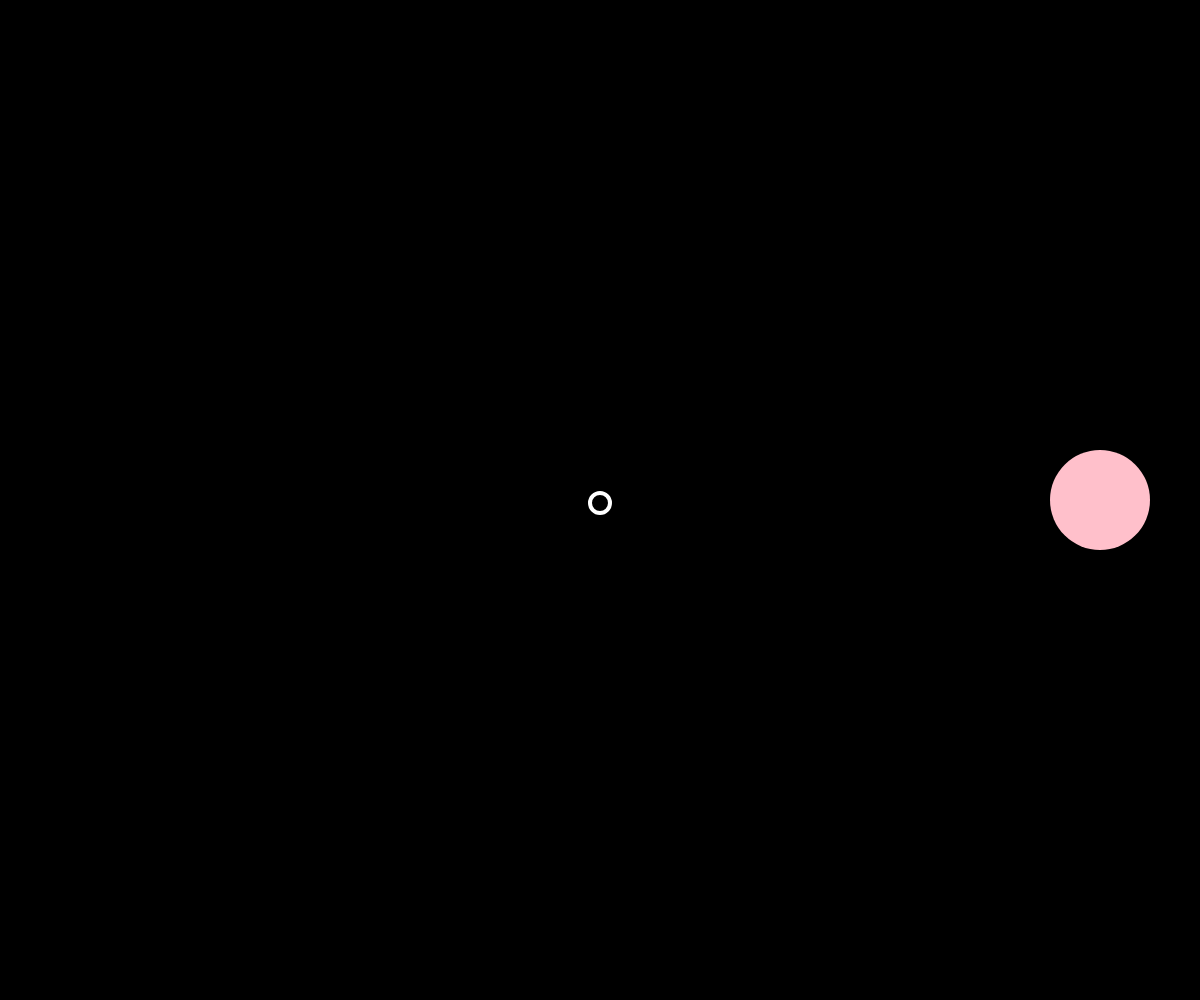
Frame 1 (no input)
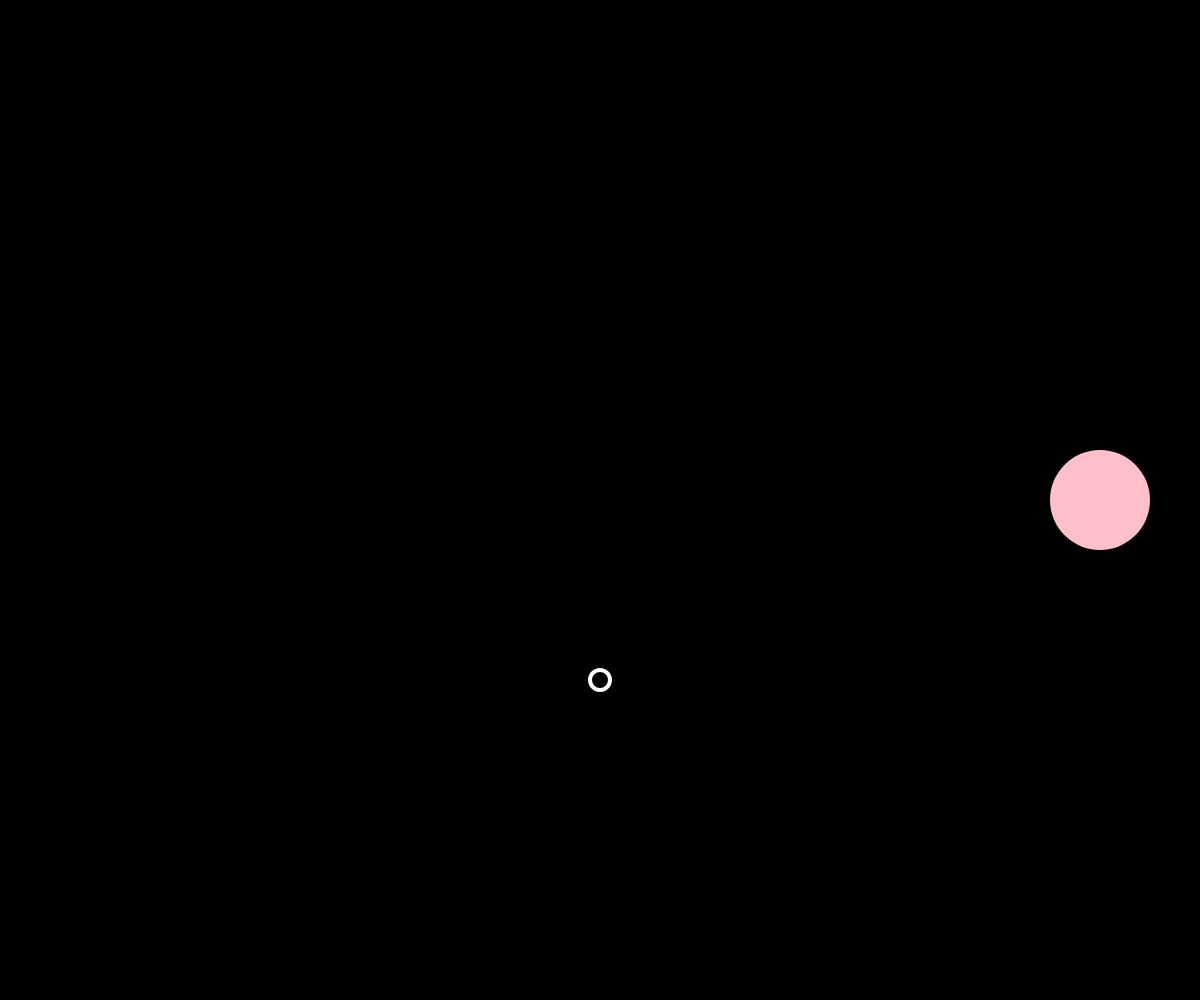
Frame 60 (no input)
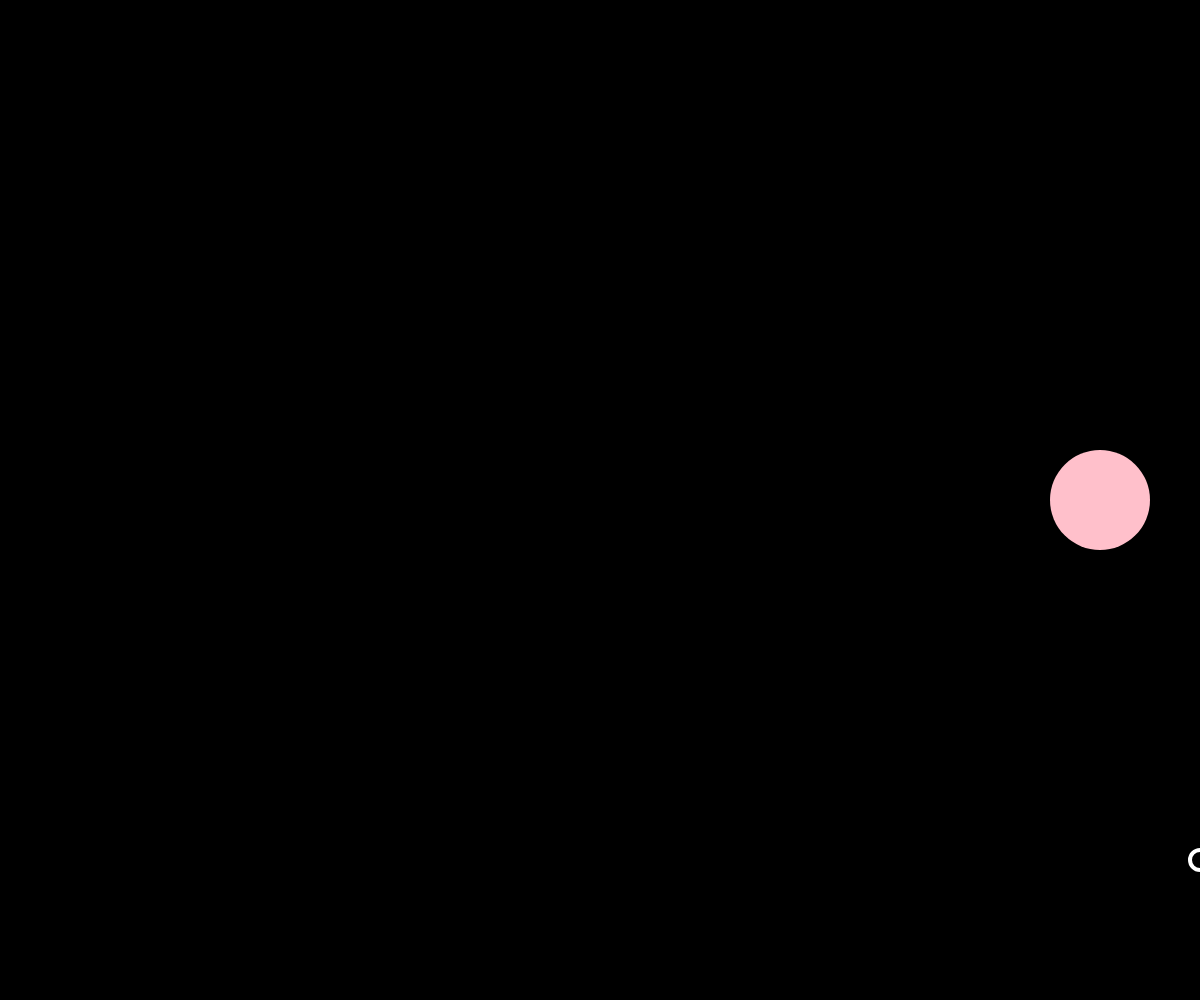
Frame 120 (the mouse pressed at the canvas centre since frame 60)

The p5.js sketch that drew these frames (run headless with seeded random() and noise() and a simulated clock; from frame 60 on, the mouse is pressed at the canvas centre):

// p5.js sketch
// ── sketch.js

//Bullets Array
let bullets = [];
//controlls of bullet settings
let yspeed =3;
let xspeed =0;
//declaring target variable
var target;




function setup() {
  createCanvas(windowWidth, windowHeight);
  //Create bullet
    let b = new Bullet(width/2, height/2, 10);
    bullets.push(b);

}

function draw() {
    background(0);
    //creation of target
    let target = new Target(windowWidth - 100, height/2, 100);
    target.display();

    for (let i = 0; i < bullets.length; i++) {

        bullets[i].move();
        bullets[i].show();
        bullets[i].edgeBounce();
 //trying to calculate the intersection of both ellipses
        var d = dist(bullets[i].x,bullets[i].y,target.tx,target.ty);

        if (d < bullets[i].r + target.tr) {
// if they touch display..maybe im just too tired, but I cant think of how to make it stay longer
          textSize(32);
          text('BAM! PERFECT SHOT', 10, 30);
          fill(0, 102, 153);
//making bullet fly off after they touch
          bullets[i].xspeed = bullets[i].xspeed -2;
        }
  }


}

// A function to shoot our bullet torward our target
function mousePressed(){
  for(let i = 0; i < bullets.length; i++){
  bullets[i].mouseClicked();

  }
}


///////////////////////////////////////////////////
// Bullet Class
///////////////////////////////////////////////////
class Bullet {
    constructor(x, y, r) {
        this.x = x;
        this.y = y;
        this.r = r;
        this.xspeed = xspeed;
        this.yspeed = yspeed;
    }

    move() {
        this.x = this.x + this.xspeed ;
        this.y = this.y + this.yspeed ;
        }


    show() {
        stroke(255);
        strokeWeight(4);
        noFill();
        ellipse(this.x, this.y, this.r * 2);
    }
//creating the parameter so that it bounce off horizontal or gets recreated if it goes off X axis
    edgeBounce() {
      if (this.y > windowHeight || this.y < 0) {
     	 	  this.yspeed = -this.yspeed;
       	}

        if (this.x > windowWidth || this.x < 0) {
    this.x = width/2;
//recreated
    this.xspeed = 0;
  }

}
//shooting function
mouseClicked(){

this.xspeed = this.xspeed + 10;

}
      }

/////////////////////////////////Target Class///////////////////

class Target {
constructor(tx, ty, tr) {
//target parameters
this.tx = tx;
this.ty = ty;
this.tr = tr;
this.col = color('pink');


}

display() {
  push();
  noStroke(0);
  strokeWeight(10);
  fill(this.col);
  ellipse(this.tx, this.ty, this.tr);
  pop();
}

}
